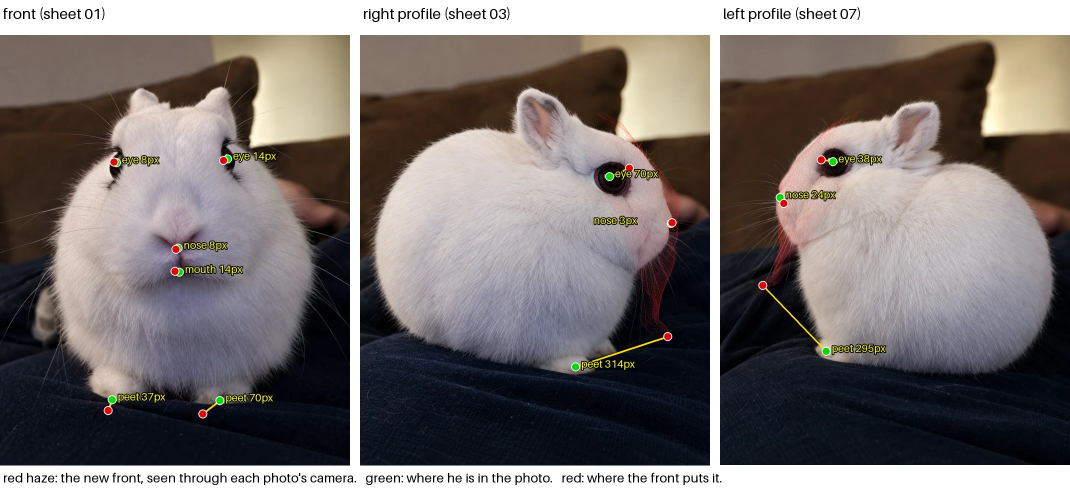
#> input picture checkpoints/cp6/front_vs_photos.jpg, 2140 x 981 px (shown at 1/2 size)
$ python eye_compare.py ../checkpoints/cp6/front_vs_photos.jpg
#> lines starting #> are read from the running program, lines starting #| are printed output that depends on the picture; after the words box and inside, x2 and y2 are one past the last pixel; in counts of white or black regions, pixels touching at a corner belong together
"""Measure the dark of each eye in a master-camera render against the master.
usage: eye_compare.py RENDER_RGBA.png  (full master resolution)"""
import sys

import cv2
import numpy as np
from PIL import Image

MASTER_BOX = {"R": (316, 429, 361, 505), "L": (677, 400, 721, 485)}


def boxes(lum, win):
    out = {}
    for side, (x0, y0, x1, y1) in win.items():
        pad = 40
        sub = lum[y0 - pad:y1 + pad, x0 - pad:x1 + pad]
        m = (sub < 60).astype(np.uint8)
        n, lab, st, _ = cv2.connectedComponentsWithStats(m, 8)
        if n < 2:
            out[side] = None
            continue
        i = 1 + int(np.argmax(st[1:, 4]))
        x, y, w, h = st[i, :4]
        out[side] = (x0 - pad + x, y0 - pad + y, x0 - pad + x + w, y0 - pad + y + h)
    return out


def main(path):
#> called with path = '../checkpoints/cp6/front_vs_photos.jpg'
    rgba = np.asarray(Image.open(path).convert("RGBA")).astype(np.float32)
    lum = rgba[..., :3].mean(2) * (rgba[..., 3] / 255) + 228 * (1 - rgba[..., 3] / 255)
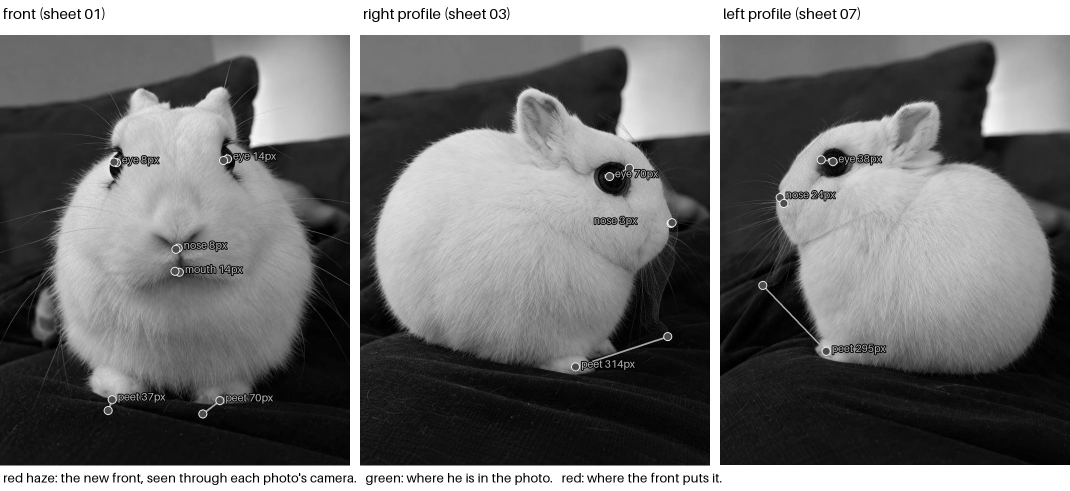
#> lum: shape (981, 2140) float32 (shown at 1/2 size); min 0, max 255, mean 114.1
    got = boxes(lum, MASTER_BOX)
#> the loop in boxes, `for side, (x0, y0, x1, y1) in win.items():` made 2 passes
#> (n, i, x, y, w, h) on passes 1 to 2: (16, 1, 88, 80, 37, 31), (8, 1, 0, 0, 63, 165)
#> pass 1, in boxes, `sub = lum[y0 - pad:y1 + pad, x0 - pad:x1 + pad]`:
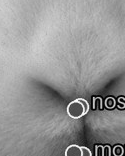
#> sub: shape (156, 125) float32; min 1.33, max 253.7, mean 148.4
#> pass 1, in boxes, `m = (sub < 60).astype(np.uint8)`:
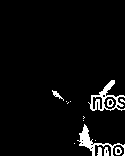
#> m: shape (156, 125); values 0 (black) and 1 (white), 4.6% white; 15 white regions (8 under 20 px), largest, box (x1, y1, x2, y2) and area: (88, 80, 125, 111) 357, (77, 124, 125, 156) 329, (52, 90, 64, 101) 41
#> pass 1, in boxes, `n, lab, st, _ = cv2.connectedComponentsWithStats(m, 8)`:
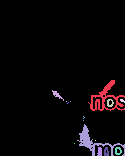
#> lab: shape (156, 125) int32; 16 distinct labels, from 0 to 15; one colour per label, 0 black
#> pass 2, in boxes, `sub = lum[y0 - pad:y1 + pad, x0 - pad:x1 + pad]`:
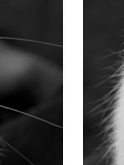
#> sub: shape (165, 124) float32; min 0, max 255, mean 77.9
#> after the loop in boxes, `for side, (x0, y0, x1, y1) in win.items():`:
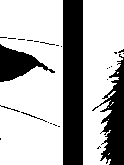
#> m: shape (165, 124); values 0 (black) and 1 (white), 70.5% white; 26 black regions (21 under 20 px), largest, box (x1, y1, x2, y2) and area: (63, 0, 83, 165) 3300, (92, 54, 124, 165) 1602, (0, 44, 55, 82) 982, (21, 112, 47, 122) 31, (0, 105, 20, 112) 24
#> after the loop in boxes, `for side, (x0, y0, x1, y1) in win.items():`: out = {'R': (364, 469, 401, 500), 'L': (637, 360, 700, 525)}
#> got has the same summary as out in boxes
    for s in "RL":
        m, g = MASTER_BOX[s], got[s]
        if g is None:
            print(s, "not visible")
            continue
        print(f"eye {s}: master {m[2]-m[0]}x{m[3]-m[1]} px at ({(m[0]+m[2])/2:.0f},{(m[1]+m[3])/2:.0f}) | "
              f"sculpt {g[2]-g[0]}x{g[3]-g[1]} px at ({(g[0]+g[2])/2:.0f},{(g[1]+g[3])/2:.0f})")
#> this loop made 2 passes
#> (m, g) on passes 1 to 2: ((316, 429, 361, 505), (364, 469, 401, 500)), ((677, 400, 721, 485), (637, 360, 700, 525))
#| eye R: master 45x76 px at (338,467) | sculpt 37x31 px at (382,484)
#| eye L: master 44x85 px at (699,442) | sculpt 63x165 px at (668,442)


if __name__ == "__main__":
    main(sys.argv[1])

$ run again, on checkpoints/cp6/along2_sheet.png
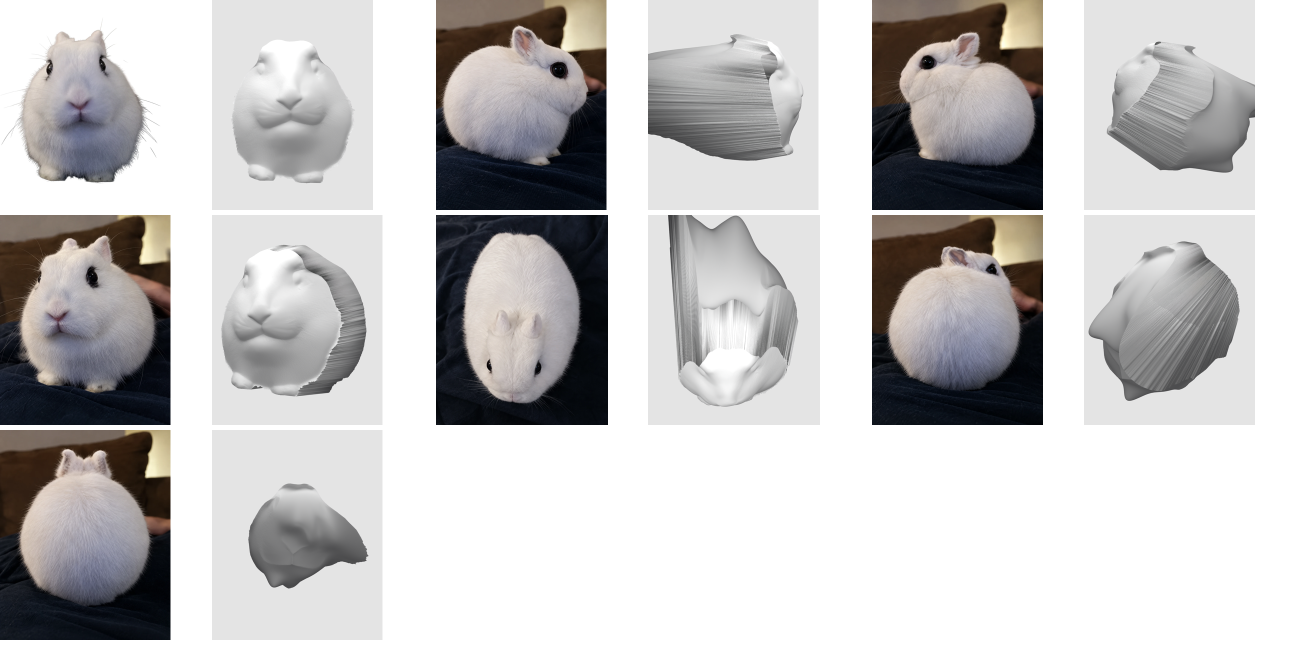
#> input picture checkpoints/cp6/along2_sheet.png, 2616 x 1290 px (shown at 1/2 size)
#> the loop in boxes, `for side, (x0, y0, x1, y1) in win.items():` made 2 passes
#> (n, st, i, x, y, w, h) on pass 1: (2, [[0, 0, 125, 156, 17574], [0, 44, 65, 112, 1926]], 1, 0, 44, 65, 112)
#> pass 1, in boxes, `m = (sub < 60).astype(np.uint8)`:
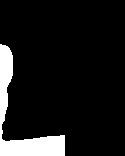
#> m: shape (156, 125); values 0 (black) and 1 (white), 9.9% white; 1 white region, box (x1, y1, x2, y2) and area: (0, 44, 65, 156) 1926
#> pass 2, in boxes, `sub = lum[y0 - pad:y1 + pad, x0 - pad:x1 + pad]`:
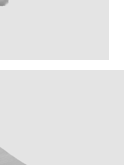
#> sub: shape (165, 124) float32; min 142.7, max 255, mean 230.2
#> after the loop in boxes, `for side, (x0, y0, x1, y1) in win.items():`: out = 2 items
#> the loop in main, `for s in "RL":` made 2 passes
#> (m, g) on pass 1: ((316, 429, 361, 505), (276, 433, 341, 545))
#> (printed output is left out)

$ run again, on checkpoints/cp6/fill2_sheet.png
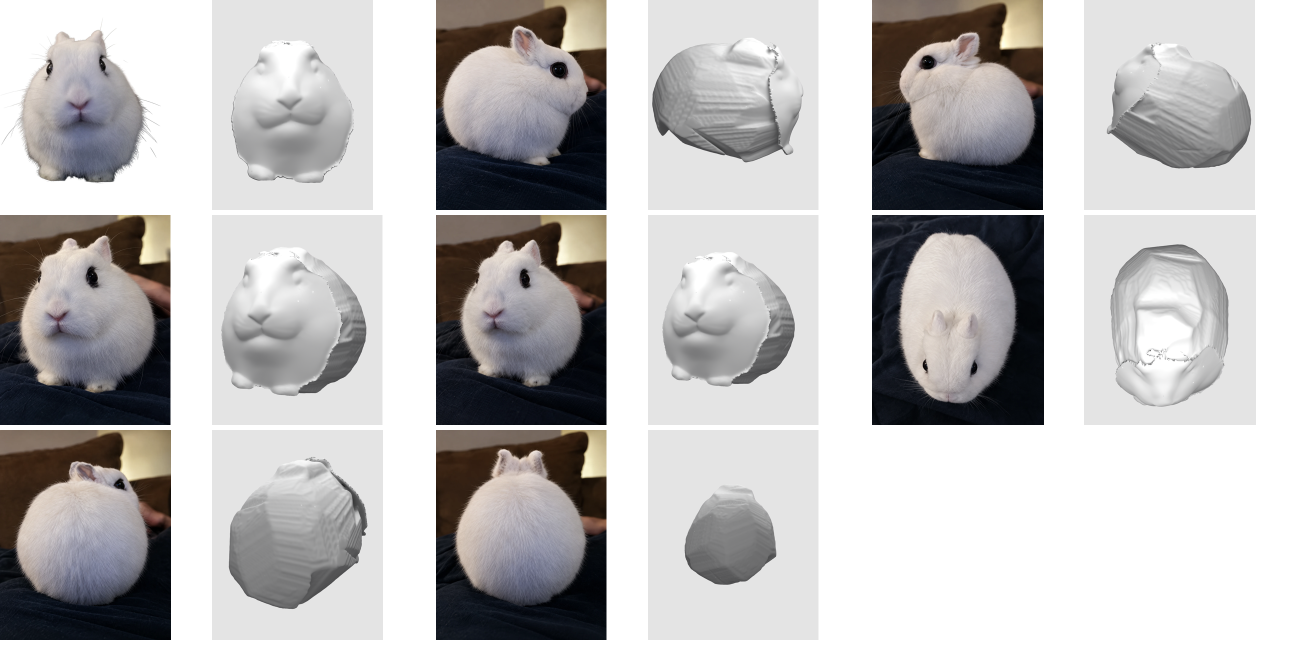
#> input picture checkpoints/cp6/fill2_sheet.png, 2616 x 1290 px (shown at 1/2 size)
#> the loop in boxes, `for side, (x0, y0, x1, y1) in win.items():` made 2 passes
#> (n, st, i, x, y, w, h) on pass 1: (2, [[0, 0, 125, 156, 17574], [0, 44, 65, 112, 1926]], 1, 0, 44, 65, 112)
#> pass 1, in boxes, `m = (sub < 60).astype(np.uint8)`:
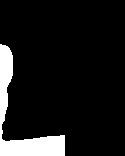
#> m: shape (156, 125); values 0 (black) and 1 (white), 9.9% white; 1 white region, box (x1, y1, x2, y2) and area: (0, 44, 65, 156) 1926
#> pass 2, in boxes, `sub = lum[y0 - pad:y1 + pad, x0 - pad:x1 + pad]`:
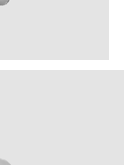
#> sub: shape (165, 124) float32; min 136, max 255, mean 230.6
#> after the loop in boxes, `for side, (x0, y0, x1, y1) in win.items():`: out = 2 items
#> the loop in main, `for s in "RL":` made 2 passes
#> (m, g) on pass 1: ((316, 429, 361, 505), (276, 433, 341, 545))
#> (printed output is left out)
